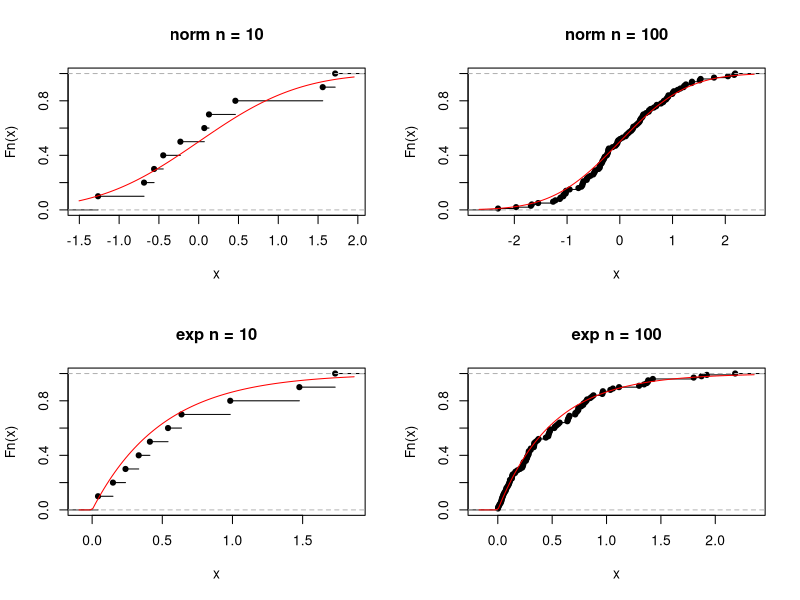

Source code (R):
set.seed(123)

n <- c(10, 100)

op <- par(mfrow = c(2, 2))

x <- sapply(n, rnorm, mean = 0, sd = 1)
d <- sapply(x, ecdf)

for (i in 1:2) {
  plot(ecdf(x[[i]]), main = paste0("norm n = ", n[i]))
  curve(pnorm(x, mean = 0, sd = 1), add = TRUE, col = "red")
}

x <- sapply(n, rexp, rate = 2)
d <- sapply(x, ecdf)

for (i in 1:2) {
  plot(ecdf(x[[i]]), main = paste0("exp n = ", n[i]))
  curve(pexp(x, rate = 2), add = TRUE, col = "red")
}

par(op)
